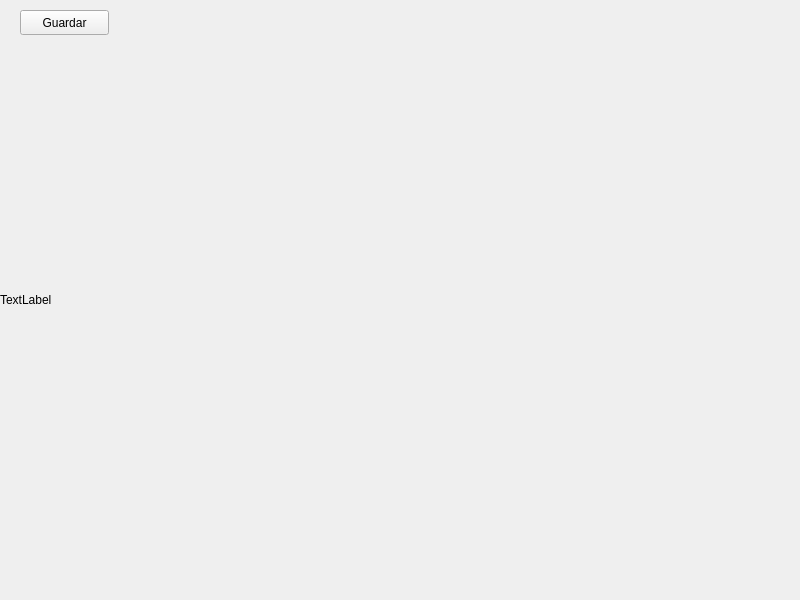
<?xml version="1.0" encoding="UTF-8"?>
<ui version="4.0">
 <class>MainWindow</class>
 <widget class="QMainWindow" name="MainWindow">
  <property name="geometry">
   <rect>
    <x>0</x>
    <y>0</y>
    <width>800</width>
    <height>600</height>
   </rect>
  </property>
  <property name="windowTitle">
   <string>MainWindow</string>
  </property>
  <widget class="QWidget" name="centralwidget">
   <widget class="QLabel" name="label">
    <property name="geometry">
     <rect>
      <x>0</x>
      <y>0</y>
      <width>800</width>
      <height>600</height>
     </rect>
    </property>
    <property name="text">
     <string>TextLabel</string>
    </property>
   </widget>
   <widget class="QPushButton" name="pushButton">
    <property name="geometry">
     <rect>
      <x>20</x>
      <y>10</y>
      <width>89</width>
      <height>25</height>
     </rect>
    </property>
    <property name="text">
     <string>Guardar</string>
    </property>
   </widget>
  </widget>
 </widget>
 <resources/>
 <connections/>
</ui>
